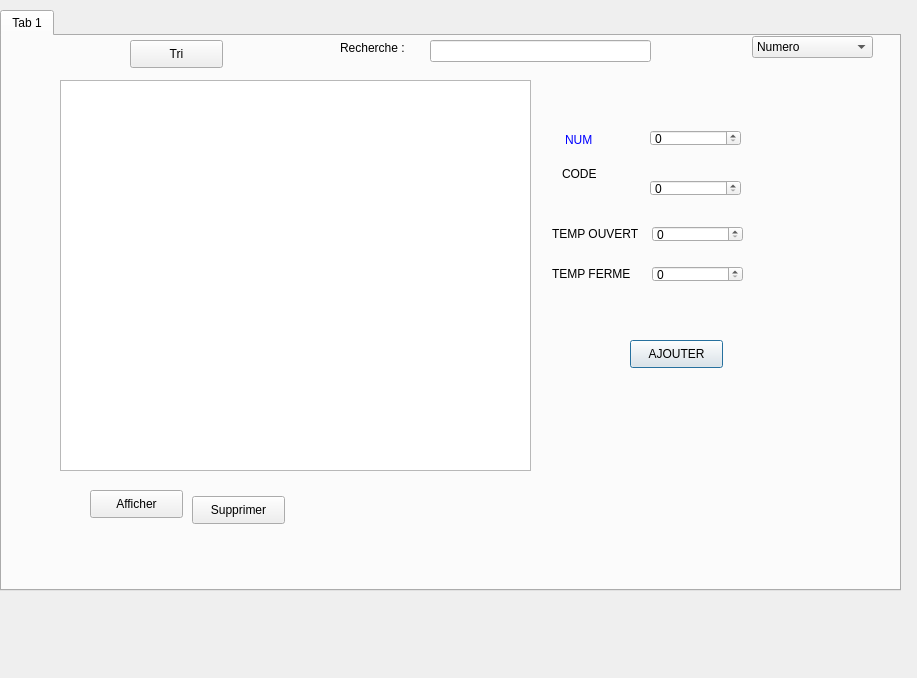
<?xml version="1.0" encoding="UTF-8"?>
<ui version="4.0">
 <class>portes</class>
 <widget class="QDialog" name="portes">
  <property name="geometry">
   <rect>
    <x>0</x>
    <y>0</y>
    <width>917</width>
    <height>678</height>
   </rect>
  </property>
  <property name="windowTitle">
   <string>Dialog</string>
  </property>
  <widget class="QTableView" name="tableView_port">
   <property name="geometry">
    <rect>
     <x>60</x>
     <y>80</y>
     <width>471</width>
     <height>391</height>
    </rect>
   </property>
  </widget>
  <widget class="QLabel" name="label">
   <property name="geometry">
    <rect>
     <x>565</x>
     <y>130</y>
     <width>81</width>
     <height>20</height>
    </rect>
   </property>
   <property name="styleSheet">
    <string notr="true">color: rgb(255, 0, 0);
color: rgb(0, 0, 255);</string>
   </property>
   <property name="text">
    <string>NUM</string>
   </property>
  </widget>
  <widget class="QSpinBox" name="spinBox_NUMPORT">
   <property name="geometry">
    <rect>
     <x>650</x>
     <y>130</y>
     <width>91</width>
     <height>16</height>
    </rect>
   </property>
  </widget>
  <widget class="QSpinBox" name="spinBox_CODEPORT">
   <property name="geometry">
    <rect>
     <x>650</x>
     <y>180</y>
     <width>91</width>
     <height>16</height>
    </rect>
   </property>
  </widget>
  <widget class="QPushButton" name="pushButton_Ajouter">
   <property name="geometry">
    <rect>
     <x>630</x>
     <y>340</y>
     <width>93</width>
     <height>28</height>
    </rect>
   </property>
   <property name="text">
    <string>AJOUTER</string>
   </property>
  </widget>
  <widget class="QPushButton" name="pushButton_Afficher">
   <property name="geometry">
    <rect>
     <x>90</x>
     <y>490</y>
     <width>93</width>
     <height>28</height>
    </rect>
   </property>
   <property name="text">
    <string>Afficher</string>
   </property>
  </widget>
  <widget class="QPushButton" name="pushButton_TRI">
   <property name="geometry">
    <rect>
     <x>130</x>
     <y>40</y>
     <width>93</width>
     <height>28</height>
    </rect>
   </property>
   <property name="text">
    <string>Tri</string>
   </property>
  </widget>
  <widget class="QLabel" name="label_5">
   <property name="geometry">
    <rect>
     <x>340</x>
     <y>40</y>
     <width>71</width>
     <height>16</height>
    </rect>
   </property>
   <property name="text">
    <string>Recherche : </string>
   </property>
  </widget>
  <widget class="QLineEdit" name="txt_search">
   <property name="geometry">
    <rect>
     <x>430</x>
     <y>40</y>
     <width>221</width>
     <height>22</height>
    </rect>
   </property>
  </widget>
  <widget class="QTabWidget" name="tabWidget">
   <property name="geometry">
    <rect>
     <x>0</x>
     <y>10</y>
     <width>901</width>
     <height>581</height>
    </rect>
   </property>
   <property name="styleSheet">
    <string notr="true">background-image: url(:/back/images.png);</string>
   </property>
   <property name="currentIndex">
    <number>0</number>
   </property>
   <widget class="QWidget" name="tab">
    <attribute name="title">
     <string>Tab 1</string>
    </attribute>
    <widget class="QLabel" name="label_2">
     <property name="geometry">
      <rect>
       <x>560</x>
       <y>130</y>
       <width>56</width>
       <height>16</height>
      </rect>
     </property>
     <property name="text">
      <string>CODE</string>
     </property>
    </widget>
    <widget class="QLabel" name="label_3">
     <property name="geometry">
      <rect>
       <x>550</x>
       <y>190</y>
       <width>91</width>
       <height>16</height>
      </rect>
     </property>
     <property name="text">
      <string>TEMP OUVERT</string>
     </property>
    </widget>
    <widget class="QLabel" name="label_4">
     <property name="geometry">
      <rect>
       <x>550</x>
       <y>230</y>
       <width>91</width>
       <height>16</height>
      </rect>
     </property>
     <property name="text">
      <string>TEMP FERME</string>
     </property>
    </widget>
    <widget class="QSpinBox" name="spinBox_TEMPOUVERT">
     <property name="geometry">
      <rect>
       <x>650</x>
       <y>190</y>
       <width>91</width>
       <height>16</height>
      </rect>
     </property>
    </widget>
    <widget class="QSpinBox" name="spinBox_TEMPFERME">
     <property name="geometry">
      <rect>
       <x>650</x>
       <y>230</y>
       <width>91</width>
       <height>16</height>
      </rect>
     </property>
    </widget>
    <widget class="QPushButton" name="pushButton_supprimer">
     <property name="geometry">
      <rect>
       <x>190</x>
       <y>460</y>
       <width>93</width>
       <height>28</height>
      </rect>
     </property>
     <property name="text">
      <string>Supprimer</string>
     </property>
    </widget>
    <widget class="QComboBox" name="comboBox">
     <property name="geometry">
      <rect>
       <x>750</x>
       <y>0</y>
       <width>121</width>
       <height>22</height>
      </rect>
     </property>
     <item>
      <property name="text">
       <string>Numero</string>
      </property>
     </item>
     <item>
      <property name="text">
       <string>Code</string>
      </property>
     </item>
    </widget>
   </widget>
  </widget>
  <zorder>tabWidget</zorder>
  <zorder>tableView_port</zorder>
  <zorder>label</zorder>
  <zorder>spinBox_NUMPORT</zorder>
  <zorder>spinBox_CODEPORT</zorder>
  <zorder>pushButton_Ajouter</zorder>
  <zorder>pushButton_Afficher</zorder>
  <zorder>pushButton_TRI</zorder>
  <zorder>label_5</zorder>
  <zorder>txt_search</zorder>
 </widget>
 <resources/>
 <connections/>
</ui>
